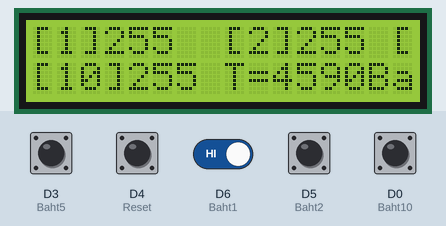
This sketch was run on a simulated ESP8266 (NodeMCU). Parts: 16×2 character LCD. Inputs (shaded band) come from the test bench; at power-on: D0 (Baht10), D3 (Baht5), D4 (Reset), D5 (Baht2), D6 (Baht1) HIGH. EEPROM starts erased; what the sketch prints to the serial monitor is not drawn.

Above: at 1.2 s.
1.3 s: D3 (Baht5) pulled LOW for 0.15 s
At 2.5 s:
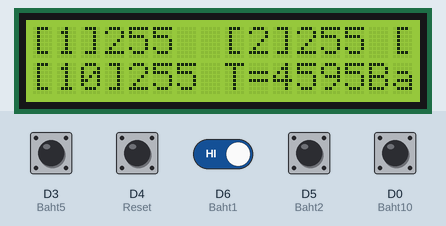
3.2 s: D4 (Reset) pulled LOW for 0.15 s
At 4.0 s:
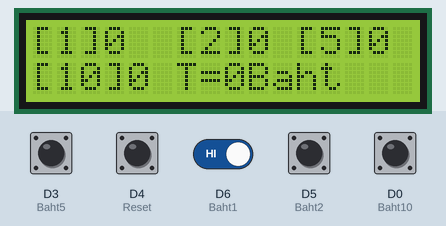
4.8 s: D6 (Baht1) driven LOW
At 6.0 s:
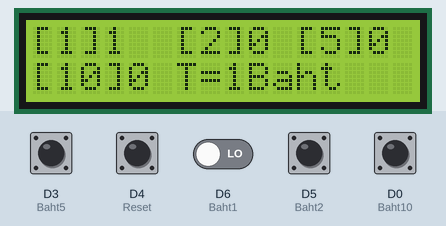
6.7 s: D3 (Baht5) driven LOW and D4 (Reset) driven LOW
At 7.7 s:
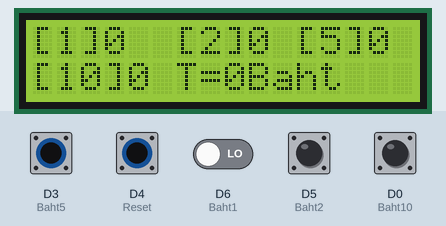
9.7 s: D6 (Baht1) driven HIGH
12.7 s: D6 (Baht1) driven LOW
Timing chart, 0 to 15.7 s (numbered marks = the images above; inputs shaded):
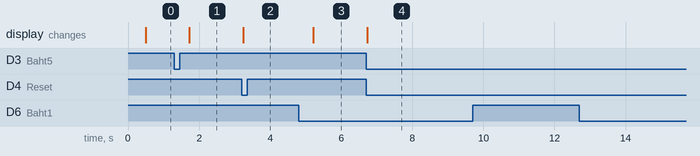

The sketch:

Code_Counter_2_2565.ino
```cpp
#include <EEPROM.h>
#include <Wire.h>
#include <LiquidCrystal_I2C.h>

LiquidCrystal_I2C lcd(0x27,16,2); // Set the LCD address to 0x27 for a 16 chars and 2 line display

const int Baht1 = D6;
const int Baht2 = D5;
const int Baht5 = D3;
const int Baht10 = D0;

const int Reset = D4;

int CntDelayCoin = 0; //ดีเลย์การนับของเหรียญ
boolean FlagCoin = false;

int Coin_1 = 0;
int Coin_2 = 0;
int Coin_5 = 0;
int Coin_10 = 0;

int BuffCoin = 0;

byte customChar1[] = {
  B00100,
  B11110,
  B10101,
  B11110,
  B10101,
  B11110,
  B00100,
  B00000
};

void setup() {
  // put your setup code here, to run once:
   Serial.begin(115200);
   lcd.begin();
   lcd.backlight();

   lcd.clear();

   pinMode(Baht1,INPUT);
   pinMode(Baht2,INPUT_PULLUP);
   pinMode(Baht5,INPUT_PULLUP);
   pinMode(Baht10,INPUT_PULLUP);

   pinMode(Reset,INPUT_PULLUP);

   Coin_1 = EEPROM.read(0);
   Coin_2 = EEPROM.read(1);
   Coin_5 = EEPROM.read(2);
   Coin_10 = EEPROM.read(3);

   lcd.createChar(0, customChar1);
}

void loop() {
  // put your main code here, to run repeatedly:
  ///////////////// Reset /////////////////////
  if(digitalRead(Reset)==LOW)
  {
    Coin_1 = 0;
    Coin_2 = 0;
    Coin_5 = 0;
    Coin_10 = 0;

   lcd.clear();
//    EEPROM.write(0,0);
//    EEPROM.write(1,0);
//    EEPROM.write(2,0);
//    EEPROM.write(3,0);
    CntDelayCoin=38;
    BuffCoin = 0;
  }
  ///////////////// Insert coin ///////////////
  if(digitalRead(Baht1)==LOW)
  {
    if(FlagCoin == false)
    {
       FlagCoin = true;
       CntDelayCoin = 0;

       BuffCoin = 1;
    }
  }
  else if(digitalRead(Baht2)==LOW)
  {
    if(FlagCoin == false)
    {
       FlagCoin = true;
       CntDelayCoin = 0;

       BuffCoin = 2;
    }
  }
  else if(digitalRead(Baht5)==LOW)
  {
    if(FlagCoin == false)
    {
       FlagCoin = true;
       CntDelayCoin = 0;

       BuffCoin = 5;
    }
  }
  else if(digitalRead(Baht10)==LOW)
  {
    if(FlagCoin == false)
    {
       FlagCoin = true;
       CntDelayCoin = 0;

       BuffCoin = 10;
    }
  }
  else
  {
    FlagCoin = false;
  }

  ////////////// Count Coin //////////////
  if(CntDelayCoin<40)
  {
    CntDelayCoin++;
  }


  if(CntDelayCoin==39)
  {
    if(BuffCoin==1)          // Type 1Baht
    {
      Coin_1++;
//      EEPROM.write(0,Coin_1);
    }
    else if(BuffCoin==2)     // Type 2Baht
    {
      Coin_2++;
//      EEPROM.write(1,Coin_2);
    }
    else if(BuffCoin==5) // Type 5Baht
    {
      Coin_5++;
//      EEPROM.write(2,Coin_5);
    }
    else if(BuffCoin==10) // Type 10Baht
    {
      Coin_10++;
//      EEPROM.write(3,Coin_10);
    }
    BuffCoin = 0;

    /////////////// Show Lcd /////////////////
    lcd.setCursor(0,0);
    lcd.print("[1]");
    lcd.print(Coin_1);
    lcd.print("  ");

    lcd.print("[2]");
    lcd.print(Coin_2);
    lcd.print(" ");

    lcd.print("[5]");
    lcd.print(Coin_5);
    lcd.print(" ");

    lcd.setCursor(0,1);
    lcd.print("[10]");
    lcd.print(Coin_10);
    lcd.print(" ");

    int ToTalBaht = (Coin_1+(Coin_2*2)+(Coin_5*5)+(Coin_10*10));

    lcd.print("T=");
    lcd.print(ToTalBaht);
    lcd.print("Baht");
    ///////////////////////////////////////////

    Serial.print("1Baht: ");
    Serial.println(Coin_1);
    Serial.print("2Baht: ");
    Serial.println(Coin_2);
    Serial.print("5Baht: ");
    Serial.println(Coin_5);
    Serial.print("10Baht: ");
    Serial.println(Coin_10);

  }


  delay(10);
}
```

Measured:
- after the input at 1.3 s, the display: changes after 0.43 s (image 1)
- after the input at 3.2 s, the display: changes at once (image 2)
- after the input at 4.8 s, the display: changes after 0.42 s (image 3)
- after the input at 6.7 s, the display: changes at once (image 4)
- after the input at 9.7 s, every drawn part: stays the same
- after the input at 12.7 s, every drawn part: stays the same
